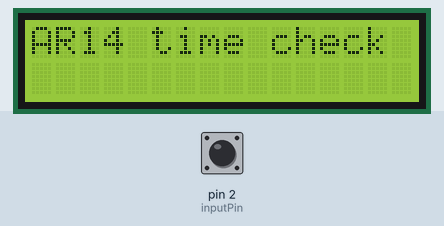
Simulated run of this sketch. Board: Arduino Uno, built with avr-gcc and run on an emulated ATmega328P. Parts: 16×2 character LCD. The inputs (shaded band) are chosen by the test bench; at power-on: pin 2 (inputPin) HIGH. What the sketch prints to the serial monitor is not drawn.

Above: at 1.3 s.
1.4 s: pin 2 (inputPin) pulled LOW for 0.15 s
At 2.7 s:
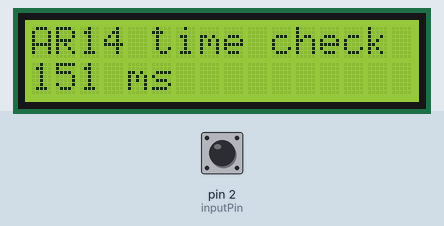
3.0 s: pin 2 (inputPin) pulled LOW for 1 s
At 5.2 s:
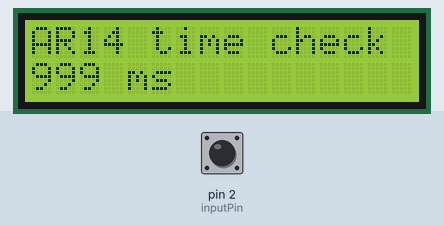
5.5 s: pin 2 (inputPin) pulled LOW for 1 s
At 7.3 s:
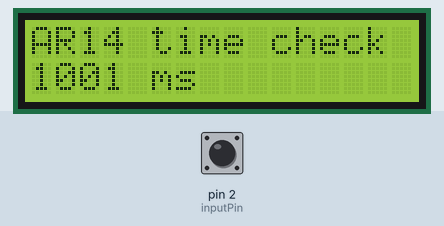
8.0 s: pin 2 (inputPin) pulled LOW for 0.15 s
At 9.1 s:
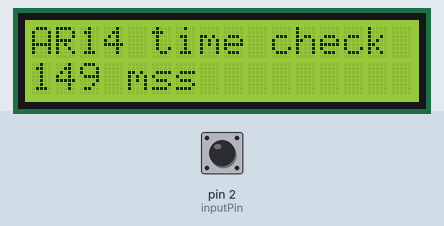
Timing chart, 0 to 10.6 s (numbered marks = the images above; inputs shaded):
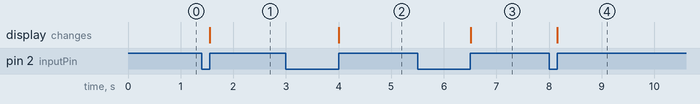

The sketch:

AR14_Switch_time.ino
```cpp
#include <LiquidCrystal_I2C.h>
#include <Wire.h>
LiquidCrystal_I2C lcd(0x27,16,2);

const int inputPin = 2;
long startTime = 10;
long swCountTimer = 0;
unsigned time;

void setup(){
  pinMode(inputPin, INPUT_PULLUP);
  Serial.begin(9600);
  lcd.init(); // LCD 설정
  lcd.clear();
  lcd.backlight();
  lcd.begin(16,2);
  lcd.print("AR14 time check");
}

void loop(){
  if(digitalRead(inputPin) == LOW){

    startTime = millis();

    while(digitalRead(inputPin) == LOW);

    swCountTimer = millis() - startTime;

    Serial.print(swCountTimer);
    Serial.println(" ms");

    lcd.setCursor(0,1);
    lcd.print(swCountTimer);
    lcd.print(" ms");
  }
}
```

Measured:
- after the input at 1.4 s, the display: changes after 0.16 s (image 1)
- after the input at 3.0 s, the display: changes after 1.0 s (image 2)
- after the input at 5.5 s, the display: changes after 1.0 s (image 3)
- after the input at 8.0 s, the display: changes after 0.16 s (image 4)
